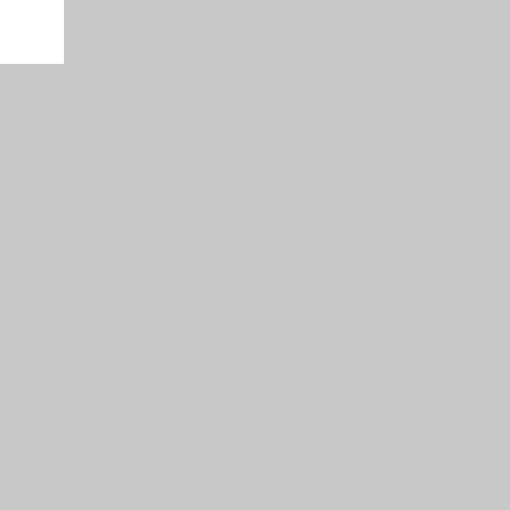
Frame 1 (no input)
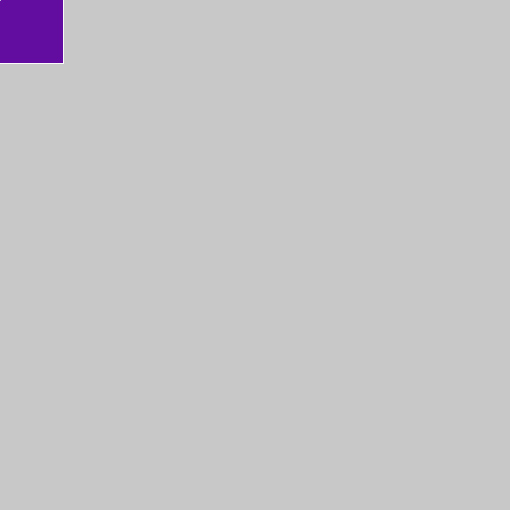
Frame 60 (the mouse pressed at the canvas centre just before this capture)
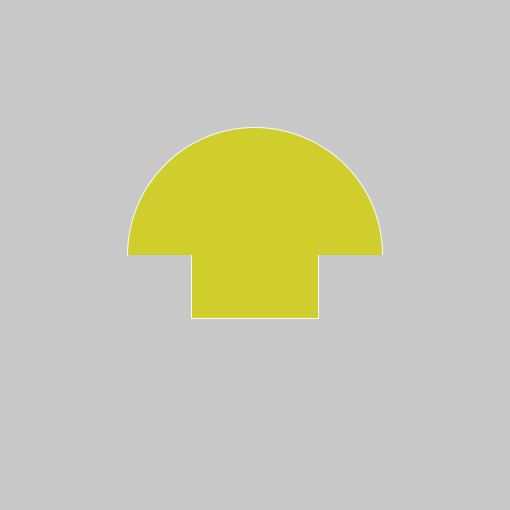
Frame 120 (the mouse held since frame 60 and released just before this capture)

The Processing sketch that drew these frames (run headless with seeded random() and noise(); from frame 60 on, the mouse is pressed at the canvas centre):

// Processing sketch: Week 2 Homework
// ── Week 2 Homework.pde
//Extra credit attempt along with Dynamic composition

//Values that are true and false
//Control statements
//Defining a variable
boolean a = true;

//Called one time at the beginning of the program run
void setup()
{
  //Changing rectMode to center instead of the default CORNER
  rectMode (CENTER);
  //Size of canvas
  size (510, 510);
  //Outline of the shape
  stroke (250);
  //Specifies the number of frames to be displayed every second, attempts to refreh 30 times per second
  //Default is 60 frames per second
  frameRate (30);
}

//Called continously of the program run
void draw ()
{
  //THIS WAS ORIGINAL BEFORE ATTEMPTING EXTRA CREDIT
  ////Background color 
  //background (190);
  ////Color of shapes (RGBA)
  //fill (150, 70, 240, 100);
  ////Rect (x, y, width, height);
  //rect (mouseX, mouseY, width/4, height/4);
  ////Arc (x, y, width, height, start, stop);
  //arc (mouseX, mouseX, mouseX, mouseY, -PI, 0);
  
  background (200);
  
  if (a == true)
  {
    //Rect (x, y, width, height);
    rect (mouseX, mouseY, width/4, height/4);
    //Arc (x, y, width, height, start, stop);
    arc (mouseX, mouseX, mouseX, mouseY, -PI, 0);
    //fill color randomized (0, 255) (black to white)
    fill (random(0,255), random(0,255), random(0,255));
  }
}

//I don't think the fill (random(0,255), random(0,255), random(0,255)); is based on the width and height
//I think that part just meants that the color fill would be randomized with the set of colors in RGB (0, 255)
//Is there anyway to set up a color or each coordinate?
//I looked up set ()
//for (int i = 30; i < width-15; i++)
//  {
//    for (int j = 20; j < height-25; j++)
//    {
//      color c = color(204-j, 153-i, 0);
//      set (i, j, c);
//    }
//  }
//But all that did was make a boxed shaped with color
